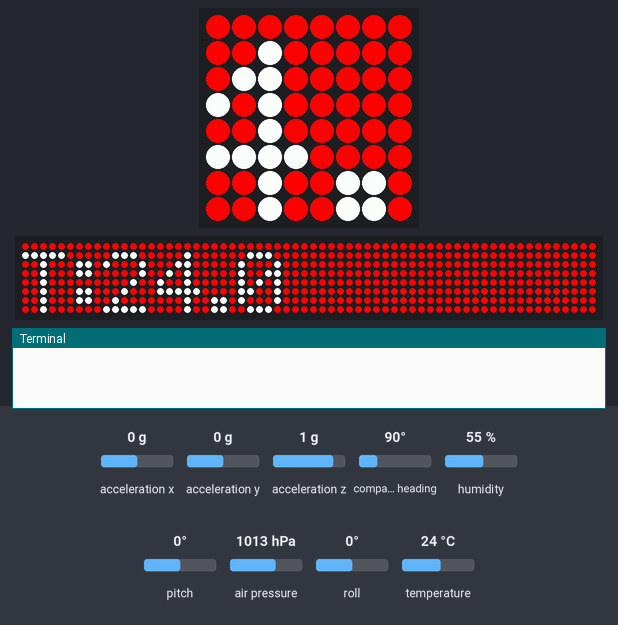
Recording of a program running on a simulated Raspberry Pi (BCM pin numbers) with a Sense HAT. On the bench: the Sense HAT's 8×8 RGB LED matrix, a strip that is not on the board, showing the scrolling text unrolled, the last lines printed to the terminal. Inputs (shaded band) come from the test bench; at power-on: humidity 55 %, acceleration x 0 g, acceleration y 0 g, acceleration z 1 g, compass heading 90°, pitch 0°, air pressure 1013 hPa, roll 0°, temperature 24 °C. The 64×8 strip is a reading aid, not a part: it shows the text the matrix is scrolling, unrolled, one strip-width of it at a time; the Sense HAT reports a negative pitch or roll as 360° plus the angle.

Above: at 1.25 s.
1.3 s: humidity set to 68 %
At 6.03 s:
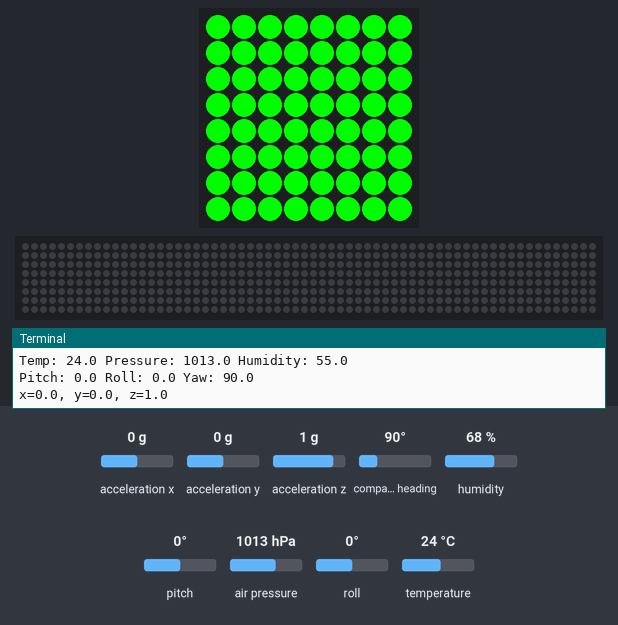
8.0 s: humidity set to 22 %
At 12.02 s:
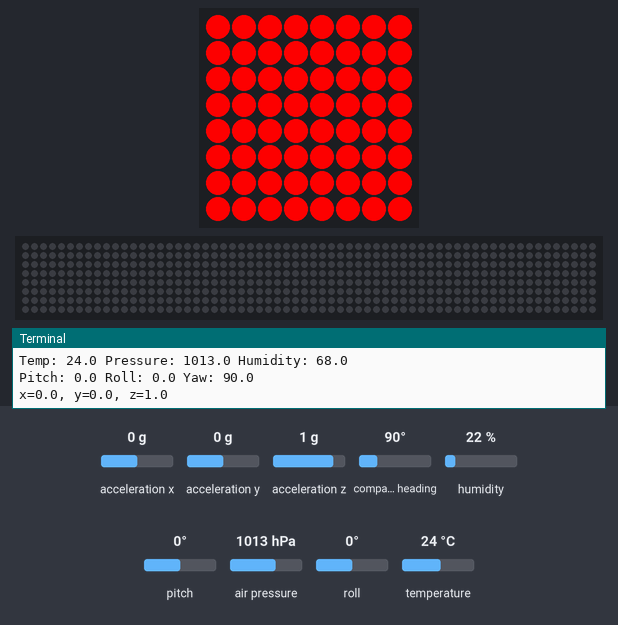
14.7 s: acceleration x set to -1.4 g
At 18.12 s:
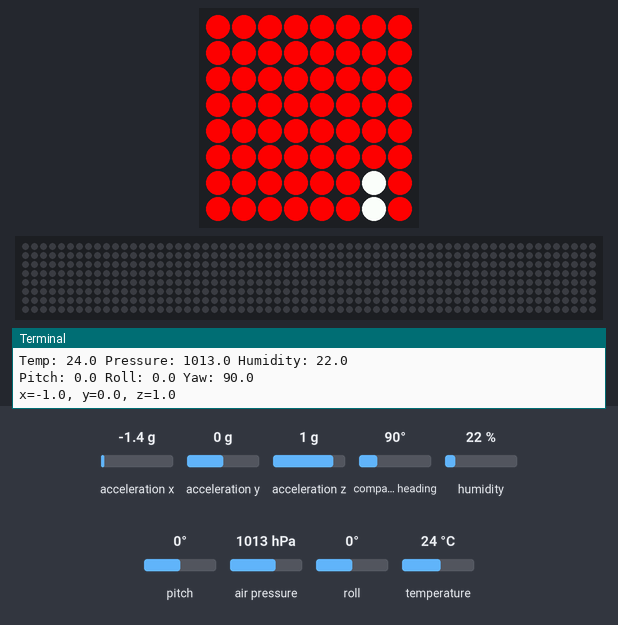

The program:

sensing.py
```python
from sense_hat import SenseHat
from time import sleep
import time
sense = SenseHat()

dark = (0,0,0)
white = (255,255,255)
red = (255,0,0)
green = (0,255,0)
blue = (0,0,255)
yellow = (255,255,0)

sense.clear()

while True:

    # Using atmospheric data sensors
    # Take readings from all three sensors
    t = sense.get_temperature_from_pressure() # More accurate as it's further from hot board
    p = sense.get_pressure()
    h = sense.get_humidity()

    # Round the values to one decimal place
    t = round(t,1)
    p = round(p,1)
    h = round(h,1)

    # Create the message
    # str() converts the value to a string type so it can be concatenated
    message = "T:" + str(t) + " P:" + str(p) + " H:" + str(h)

    # Test if temp is within ISS range
    if t >= 18.3 and t <= 26.7:
        bg = green
    else:
        bg = red

    # Test if pressure is within ISS range
    if p >= 979 and p <= 1027:
        bg = green
    else:
        bg = red

    # Test if humidity is within ISS range
    if h > 60:
        bg = green
    else:
        bg = red

    # Display the scrolling message
    sense.show_message(message, scroll_speed=0.05, back_colour = bg)
    print ("Temp: " + str(t) + " Pressure: " + str(p) + " Humidity: " + str(h))

    # Using IMU positional data
    # Get axis readings
    o = sense.get_orientation()
    pitch = o["pitch"]
    roll = o["roll"]
    yaw = o["yaw"]

    print("Pitch: {0} Roll: {1} Yaw: {2}".format(pitch,roll,yaw))

    # Which way up using accelerometer
    acceleration = sense.get_accelerometer_raw()
    x = acceleration['x']
    y = acceleration['y']
    z = acceleration['z']

    # Round values to nearest whole number to get G force reading
    x=round(x,0)
    y=round(y,0)
    z=round(z,0)

    print("x={0}, y={1}, z={2}".format(x,y,z))

    # Update rotation of display depending on orientation and G reading
    if x == -1:
        sense.set_rotation(90)
    elif y == 1:
        sense.set_rotation(0)
    elif y == -1:
        sense.set_rotation(180)
    else:
        sense.set_rotation(0)
```
